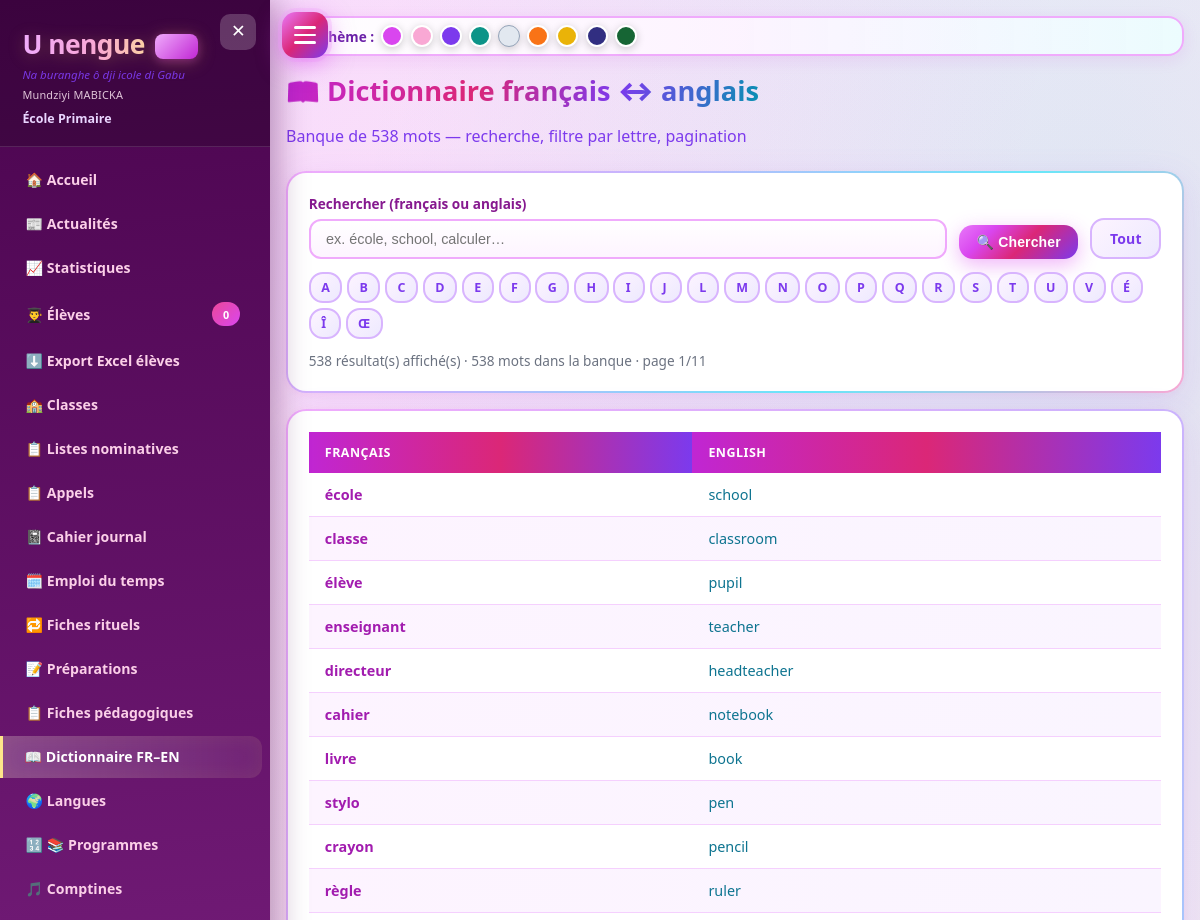
/dictionnaire (signed in, upper part), run on an earlier commit of the app's database.
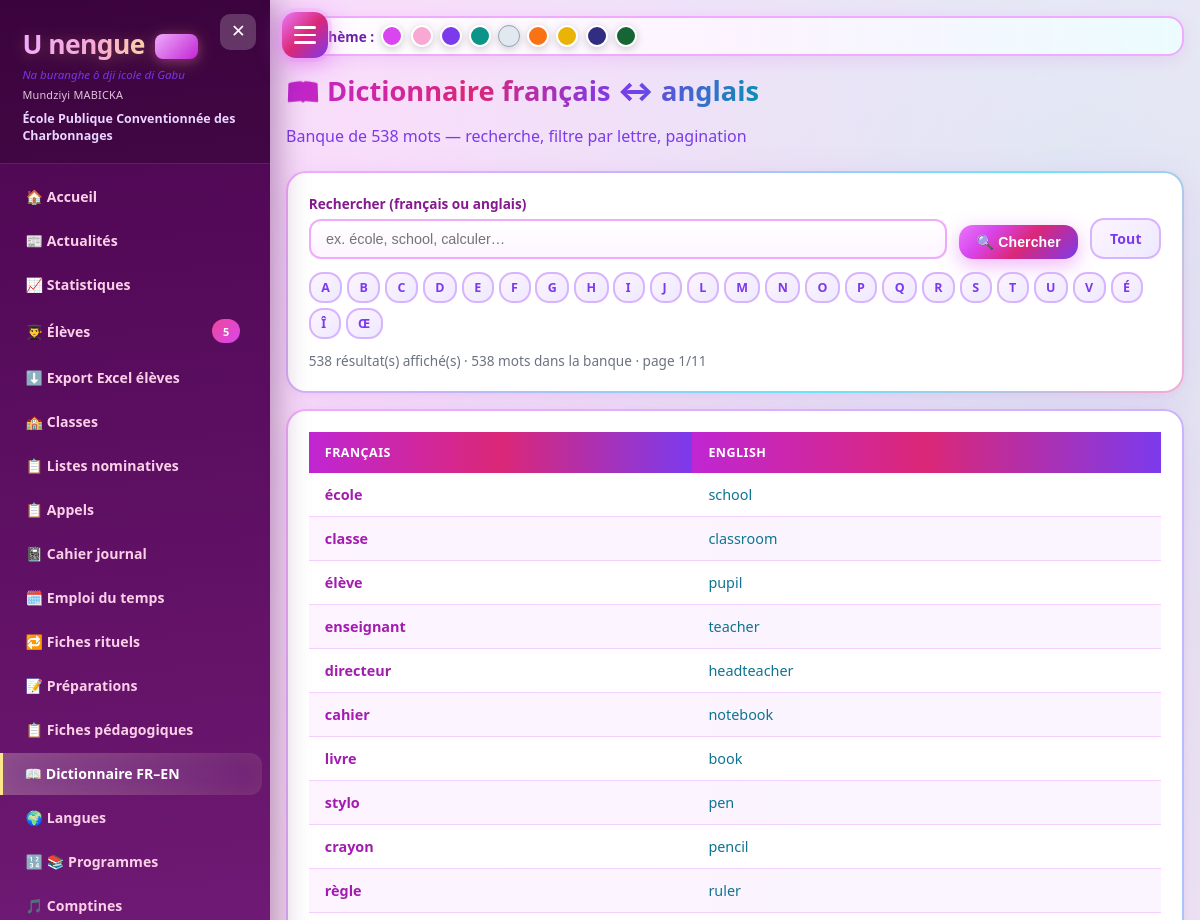
And on a later commit of the database.
### app.py (models this page shows)
class SchoolSettings(db.Model):
    id = db.Column(db.Integer, primary_key=True)
    tenant_id = db.Column(db.Integer, db.ForeignKey('tenant.id'), nullable=True, index=True)
    school_name = db.Column(db.String(200), default='École Primaire')
    address = db.Column(db.String(300), default='')
    phone = db.Column(db.String(50), default='')
    email = db.Column(db.String(120), default='')
    province = db.Column(db.String(100), default='')
    circonscription = db.Column(db.String(100), default='')
    director_name = db.Column(db.String(120), default='')
    annee_scolaire = db.Column(db.String(20), default='2025-2026')
    sms_enabled = db.Column(db.Boolean, default=False)
    sms_provider = db.Column(db.String(50), default='twilio')  # twilio / manuel
    sms_account_sid = db.Column(db.String(120), default='')
    sms_auth_token = db.Column(db.String(120), default='')
    sms_from_number = db.Column(db.String(30), default='')
    smtp_enabled = db.Column(db.Boolean, default=False)
    smtp_host = db.Column(db.String(120), default='smtp.gmail.com')
    smtp_port = db.Column(db.Integer, default=587)
    smtp_user = db.Column(db.String(120), default='')
    smtp_password = db.Column(db.String(200), default='')
    smtp_from = db.Column(db.String(120), default='')
    smtp_use_tls = db.Column(db.Boolean, default=True)
    logo_path = db.Column(db.String(300), default='')
    logo2_path = db.Column(db.String(300), default='')
    logo3_path = db.Column(db.String(300), default='')
    logo4_path = db.Column(db.String(300), default='')

### app.py (the view)
@app.route('/dictionnaire')
@login_required
def dictionnaire():
    q = (request.args.get('q') or '').strip().lower()
    letter = (request.args.get('lettre') or '').strip().lower()
    results = []
    source = DICTIONARY_WORDS
    if letter and len(letter) == 1:
        source = [(fr, en) for fr, en in DICTIONARY_WORDS if fr.lower().startswith(letter)]
    if q:
        for fr, en in source:
            if q in fr.lower() or q in en.lower():
                results.append((fr, en))
    else:
        results = list(source)
    page = request.args.get('page', 1, type=int) or 1
    per = 50
    total_r = len(results)
    pages = max(1, (total_r + per - 1) // per)
    page = max(1, min(page, pages))
    chunk = results[(page-1)*per:page*per]
    letters = sorted({fr[0].lower() for fr, _ in DICTIONARY_WORDS if fr})
    return render_template(
        'dictionnaire.html', results=chunk, q=q, total=len(DICTIONARY_WORDS),
        total_r=total_r, page=page, pages=pages, letter=letter, letters=letters,
    )

### app.py (called while the page is built, shortened)
def login_required(f):
    @wraps(f)
    def decorated(*args, **kwargs):
        if 'user_id' not in session:
            flash('Veuillez vous connecter.', 'warning')
            return redirect(url_for('login'))
        return f(*args, **kwargs)
    return decorated

def current_tenant_id():
    if session.get('is_creator'):
        return session.get('view_tenant_id')  # optionnel : voir une école
    return session.get('tenant_id')

def scoped_query(model):
    q = model.query
    if not hasattr(model, 'tenant_id'):
        return q
    if session.get('is_creator') and not session.get('view_tenant_id'):
        return q  # créateur voit tout
    tid = current_tenant_id()
    if tid is None:
        return q.filter(model.tenant_id == -1)  # rien
    return q.filter(model.tenant_id == tid)

@app.before_request
def before_request_migrate():
    global _schema_ready

@app.context_processor
def inject_globals():
    try:
        settings = scoped_query(SchoolSettings).first()
        students_count = scoped_query(Student).count()
    except Exception:
        settings = None
        students_count = 0
    return dict(settings=settings, students_count=students_count,
                mastery_class=mastery_class, COMPETENCES=COMPETENCES,
                NIVEAUX=NIVEAUX, PALIERS=PALIERS,
                theme=session.get('theme', 'fuchsia'))

### templates/dictionnaire.html (shortened to what this page needs)
{% extends "base.html" %}
{% block content %}
<div class="page-header">
    <h2>📖 Dictionnaire français ↔ anglais</h2>
    <p class="subtitle">Banque de {{ total }} mots — recherche, filtre par lettre, pagination</p>
</div>
<div class="card" style="margin-bottom:1rem;border-top:5px solid #0891b2">
    <form method="GET" style="display:flex;gap:0.75rem;flex-wrap:wrap;align-items:end">
        <div class="form-group" style="margin:0;flex:1;min-width:200px">
            <label>Rechercher (français ou anglais)</label>
            <input type="text" name="q" class="form-control" value="{{ q }}" placeholder="ex. école, school, calculer…" autofocus>
        </div>
        <button type="submit" class="btn btn-primary">🔍 Chercher</button>
        <a class="btn btn-secondary" href="{{ url_for('dictionnaire') }}">Tout</a>
    </form>
    <div style="margin-top:0.85rem;display:flex;flex-wrap:wrap;gap:0.3rem">
        {% for L in letters %}
        <a href="{{ url_for('dictionnaire', lettre=L) }}"
           class="btn btn-sm {% if letter==L %}btn-primary{% else %}btn-secondary{% endif %}"
           style="min-width:2rem;border-radius:8px">{{ L|upper }}</a>
        {% endfor %}
    </div>
    <p style="margin:0.75rem 0 0;font-size:0.85rem;color:var(--text-muted)">
        {{ total_r }} résultat(s) affiché(s) · {{ total }} mots dans la banque
        {% if pages > 1 %} · page {{ page }}/{{ pages }}{% endif %}
    </p>
</div>
<div class="card">
    <div class="table-wrap">
        <table>
            <thead><tr><th style="width:45%">Français</th><th>English</th></tr></thead>
            <tbody>
            {% for fr, en in results %}
                <tr>
                    <td><strong style="color:#a21caf">{{ fr }}</strong></td>
                    <td style="color:#0e7490">{{ en }}</td>
                </tr>
            {% else %}
                <tr><td colspan="2" style="text-align:center;padding:1.5rem">Aucun résultat</td></tr>
            {% endfor %}
            </tbody>
        </table>
    </div>
</div>
{% endblock %}

### templates/base.html (shortened to what this page needs)
<!DOCTYPE html>
<html lang="fr" data-theme="{{ theme|default("fuchsia") }}">
<head>
    <link rel="stylesheet" href="{{ url_for('static', filename='css/style.css') }}">
</head>
<body>
    <button type="button" class="menu-fab" id="menuToggle" aria-label="Menu">
        <span></span><span></span><span></span>
    </button>
    <aside class="sidebar" id="sidebar">
        <div class="sidebar-header">
            <button type="button" class="menu-close" id="menuClose" aria-label="Fermer">✕</button>
            <h1>U nengue <span class="mm-badge">MM</span></h1>
            <div class="subtitle">Na buranghe ô dji icole di Gabu</div>
            <div class="mm-credit" style="opacity:0.85;margin-top:0.25rem">Mundziyi MABICKA</div>
            <div class="school-name">{{ settings.school_name if settings else 'École Primaire' }}</div>
        </div>
        <nav class="sidebar-nav">
            <a href="{{ url_for('dashboard') }}" class="nav-item {% if request.endpoint == 'dashboard' %}active{% endif %}">🏠 Accueil</a>
            <a href="{{ url_for('actualites') }}" class="nav-item {% if request.endpoint and 'actualite' in request.endpoint %}active{% endif %}">📰 Actualités</a>
            <a href="{{ url_for('statistiques') }}" class="nav-item {% if request.endpoint and 'statistique' in request.endpoint %}active{% endif %}">📈 Statistiques</a>
            <a href="{{ url_for('eleves') }}" class="nav-item {% if 'eleve' in (request.endpoint or '') %}active{% endif %}">👨‍🎓 Élèves <span class="badge">{{ students_count }}</span></a>
            <a href="{{ url_for('export_eleves_xlsx') }}" class="nav-item">⬇️ Export Excel élèves</a>
            {% if session.get('role') == 'Directeur' %}
            <a href="{{ url_for('classes') }}" class="nav-item {% if 'classe' in (request.endpoint or '') %}active{% endif %}">🏫 Classes</a>
            {% endif %}
            <a href="{{ url_for('listes') }}" class="nav-item {% if 'liste' in (request.endpoint or '') %}active{% endif %}">📋 Listes nominatives</a>
            <a href="{{ url_for('appels') }}" class="nav-item {% if request.endpoint and 'appel' in request.endpoint %}active{% endif %}">📋 Appels</a>
            <a href="{{ url_for('cahier_journal') }}" class="nav-item {% if request.endpoint and 'cahier' in request.endpoint %}active{% endif %}">📓 Cahier journal</a>
            <a href="{{ url_for('emploi_du_temps') }}" class="nav-item {% if request.endpoint and 'emploi' in (request.endpoint or '') %}active{% endif %}">🗓️ Emploi du temps</a>
            <a href="{{ url_for('fiches_rituels') }}" class="nav-item {% if request.endpoint and 'rituel' in (request.endpoint or '') %}active{% endif %}">🔁 Fiches rituels</a>
            <a href="{{ url_for('fiches_preparation') }}" class="nav-item {% if request.endpoint and 'preparation' in (request.endpoint or '') %}active{% endif %}">📝 Préparations</a>
            <a href="{{ url_for('fiches_pedagogiques') }}" class="nav-item {% if request.endpoint and 'fiche_pedago' in (request.endpoint or '') or request.endpoint == 'fiches_pedagogiques' %}active{% endif %}">📋 Fiches pédagogiques</a>
            <a href="{{ url_for('dictionnaire') }}" class="nav-item {% if request.endpoint == 'dictionnaire' %}active{% endif %}">📖 Dictionnaire FR–EN</a>
            <a href="{{ url_for('langues') }}" class="nav-item ">🌍 Langues</a>
            <a href="{{ url_for('programmes') }}" class="nav-item {% if request.endpoint == 'programmes_maths' %}active{% endif %}">🔢 📚 Programmes</a>
            <a href="{{ url_for('comptines') }}" class="nav-item {% if request.endpoint == 'comptines' %}active{% endif %}">🎵 Comptines</a>
            <a href="{{ url_for('banque_activites') }}" class="nav-item {% if request.endpoint and 'banque' in request.endpoint %}active{% endif %}">📚 Banque activités</a>
        </nav>
    </aside>
    <main class="main" id="mainContent">
        <div class="theme-bar-top">
            <span>🎨 Thème :</span>
            <a href="{{ url_for('set_theme', name='fuchsia') }}" class="theme-dot" style="background:#d946ef" title="Fuchsia"></a>
            <a href="{{ url_for('set_theme', name='maternelle-pastel') }}" class="theme-dot" style="background:#f9a8d4" title="Maternelle"></a>
            <a href="{{ url_for('set_theme', name='mauve-spatial') }}" class="theme-dot" style="background:#7c3aed" title="Mauve"></a>
            <a href="{{ url_for('set_theme', name='emeraude-mer') }}" class="theme-dot" style="background:#0d9488" title="Émeraude"></a>
            <a href="{{ url_for('set_theme', name='cristal-miranda') }}" class="theme-dot" style="background:#e2e8f0;border:1px solid #94a3b8" title="Cristal"></a>
            <a href="{{ url_for('set_theme', name='orange-vert') }}" class="theme-dot" style="background:#f97316" title="Orange"></a>
            <a href="{{ url_for('set_theme', name='soleil-or') }}" class="theme-dot" style="background:#eab308" title="Soleil"></a>
            <a href="{{ url_for('set_theme', name='nuit-indigo') }}" class="theme-dot" style="background:#312e81" title="Indigo"></a>
            <a href="{{ url_for('set_theme', name='foret-okoume') }}" class="theme-dot" style="background:#166534" title="Forêt"></a>
        </div>
        <div class="page-body">
            {% block content %}{% endblock %}
        </div>
    </main>
</body>
</html>

What changed in the data, as far as the page shows it:
now on this page (row edited): SchoolSettings: school_name "École Publique Conventionnée des Charbonnages"
Also different on the page:
{{ students_count }}: "0" → "5"
{{ settings.school_name if settings else 'École Primaire' }}: "École Primaire" → (not shown)
